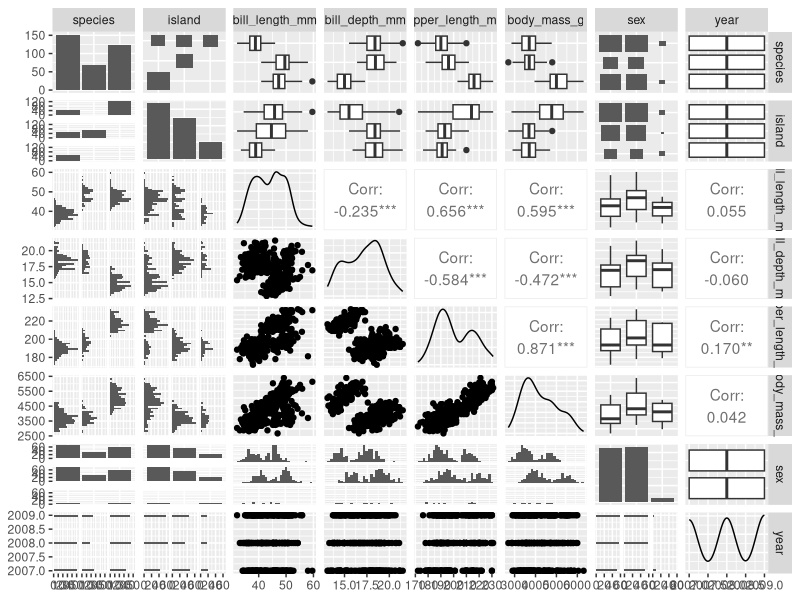
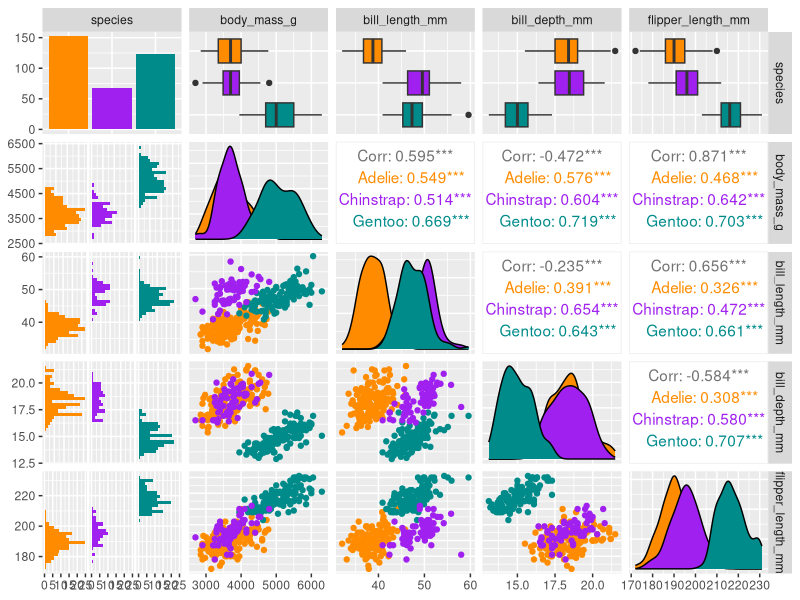

These charts were generated, in order, by the following R code: (Note: this script raises an error after producing the figures.)
## ---- chunk 1
library(GGally)
library(skimr)
library(palmerpenguins)
library(tidyverse)
## ---- chunk 2
names(penguins)
dim(penguins)
head(penguins)
tail(penguins)
summary(penguins)
## ---- chunk 3
skim(penguins)
#gives us a rough view of the data
## ---- chunk 4
#looking at data visually
ggpairs(penguins)
## ---- chunk 5
#code that allison made and looks nice
penguins %>%
  select(species, body_mass_g, ends_with("_mm")) %>% 
  GGally::ggpairs(aes(color = species)) +
  scale_colour_manual(values = c("darkorange","purple","cyan4")) +
  scale_fill_manual(values = c("darkorange","purple","cyan4"))
## ---- chunk 6
#Histogram
penguin_histogram <- ggplot(data = penguins, aes(x = flipper_length_mm)) + 
  geom_histogram(fill = "orange", color = "purple") + 
  theme_minimal
  
penguin_histogram
#constant is outside aes, variable is inside aes

penguin_histogram_2 <- ggplot(data = penguins, aes(x = flipper_length_mm)) + 
  geom_histogram(aes(fill = species)) + 
  theme_minimal()
penguin_histogram_2
#this color codes the species by name
## ---- chunk 7
#bill length by species
ggplot(data = penguins, aes (x = species, y = bill_length_mm)) + geom_boxplot(aes(fill = species))
ggplot(data = penguins, aes (x = species, y = bill_length_mm)) + 
  geom_boxplot(fill = "yellow", aes(fill = islands)) + 
  geom_jitter(color = "magenta", aes(size = bill_depth_mm), alpha = 0.5) + 
  theme_dark()
